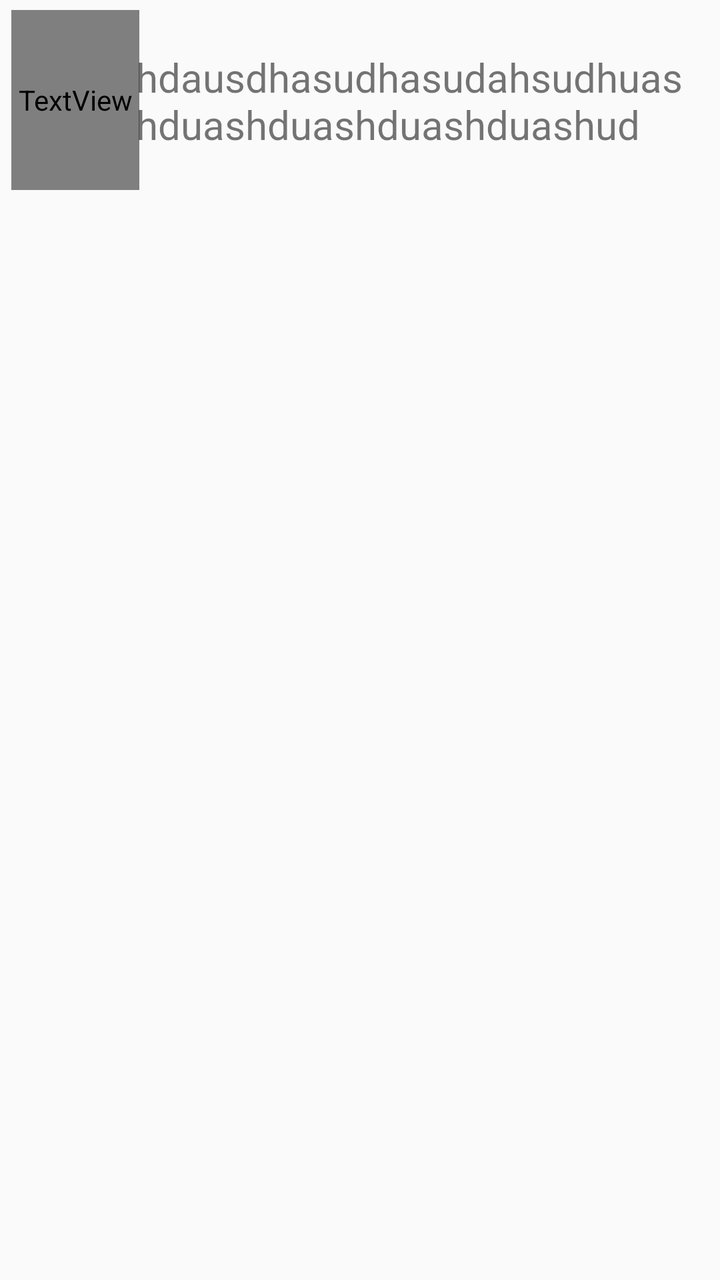
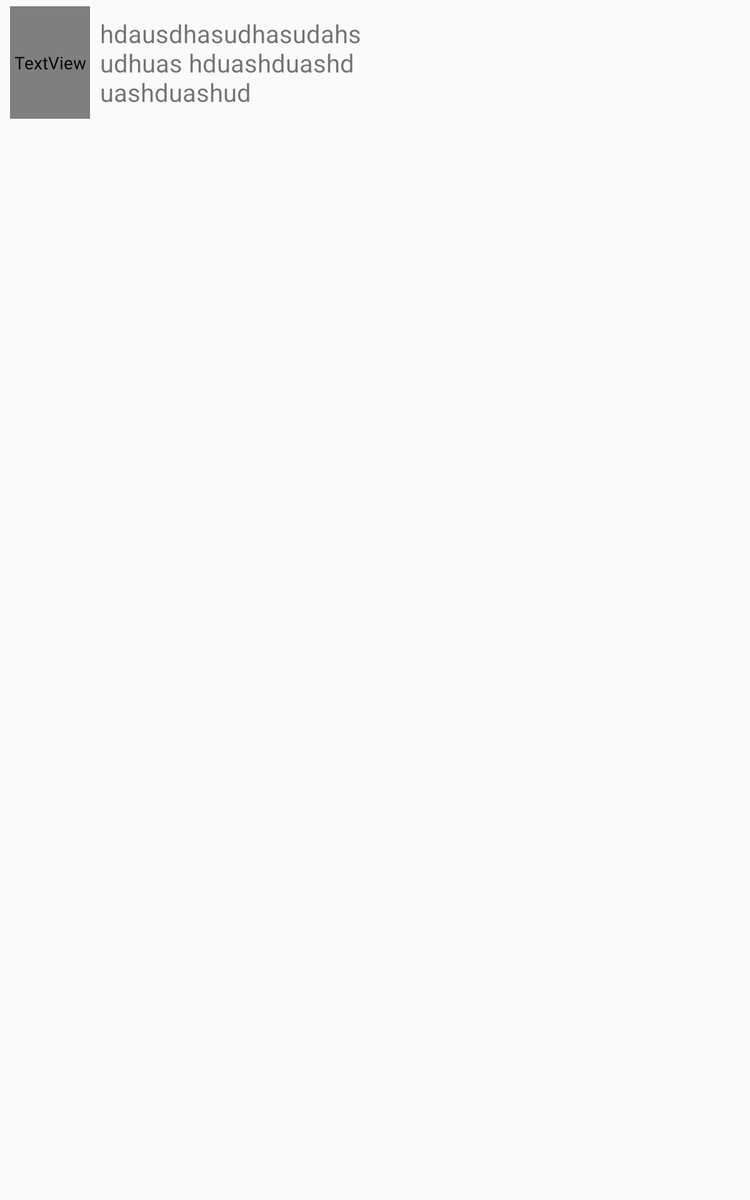

Compare how this app lays out the same screen by default and in its alternative resource folder. The renders come first, then the two layout files and the values they reference.
<!-- AndroidManifest.xml: application theme AppTheme -->
<!-- res/layout/step_row.xml -->
<?xml version="1.0" encoding="utf-8"?>
<FrameLayout
    xmlns:android="http://schemas.android.com/apk/res/android"
    xmlns:app="http://schemas.android.com/apk/res-auto"
    xmlns:tools="http://schemas.android.com/tools"
    android:layout_height="match_parent"
    android:layout_width="match_parent"
    android:background="?android:attr/selectableItemBackground">

    <android.support.constraint.ConstraintLayout xmlns:android="http://schemas.android.com/apk/res/android"
        xmlns:app="http://schemas.android.com/apk/res-auto"
        xmlns:tools="http://schemas.android.com/tools"
        android:orientation="vertical" android:layout_width="match_parent"
        android:layout_height="100dp">

        <TextView
            android:id="@+id/n_step"
            android:layout_width="64dp"
            android:layout_height="90dp"
            android:textColor="@color/steelblue"
            android:textSize="50sp"
            android:gravity="center"
            android:textAppearance="@style/TextAppearance.AppCompat.Title"
            app:layout_constraintTop_toTopOf="parent"
            android:layout_marginTop="8dp"
            app:layout_constraintBottom_toBottomOf="parent"
            android:layout_marginBottom="8dp"
            android:layout_marginStart="8dp"
            android:layout_marginLeft="8dp"
            app:layout_constraintLeft_toLeftOf="parent"
            app:layout_constraintRight_toLeftOf="@+id/step_description"
            android:layout_marginRight="8dp"
            app:layout_constraintHorizontal_bias="0.205" />

        <TextView
            android:id="@+id/step_description"
            android:text="hdausdhasudhasudahsudhuas hduashduashduashduashud"
            android:textSize="20sp"
            android:gravity="center_vertical"
            android:layout_width="284dp"
            android:layout_height="80dp"
            app:layout_constraintTop_toTopOf="parent"
            android:layout_marginTop="8dp"
            app:layout_constraintBottom_toBottomOf="parent"
            android:layout_marginBottom="8dp"
            android:layout_marginRight="8dp"
            app:layout_constraintRight_toRightOf="parent"
            app:layout_constraintVertical_bias="0.6" />

    </android.support.constraint.ConstraintLayout>

</FrameLayout>
<!-- resources referenced by this layout -->
<resources>
  <style name="AppTheme" parent="Theme.AppCompat.Light.DarkActionBar">
          
          <item name="colorPrimary">@color/colorPrimary</item>
          <item name="colorPrimaryDark">@color/colorPrimaryDark</item>
          <item name="colorAccent">@color/colorAccent</item>
      </style>
  <color name="colorPrimary">#4caf50</color>
  <color name="colorPrimaryDark">#087f23</color>
  <color name="colorAccent">#ffee58</color>
</resources>
<!-- res/layout-sw600dp/step_row.xml (the repository's variant of the layout above) -->
<!-- drawn on a 7-inch tablet held upright -->
<?xml version="1.0" encoding="utf-8"?>
<FrameLayout
    xmlns:android="http://schemas.android.com/apk/res/android"
    xmlns:app="http://schemas.android.com/apk/res-auto"
    xmlns:tools="http://schemas.android.com/tools"
    android:layout_height="match_parent"
    android:layout_width="300dp"
    android:background="?android:attr/selectableItemBackground">

<android.support.constraint.ConstraintLayout xmlns:android="http://schemas.android.com/apk/res/android"
    xmlns:app="http://schemas.android.com/apk/res-auto"
    xmlns:tools="http://schemas.android.com/tools"
    android:orientation="vertical" android:layout_width="match_parent"
    android:layout_height="100dp">

    <TextView
        android:id="@+id/n_step"
        android:layout_width="64dp"
        android:layout_height="90dp"
        android:textColor="@color/steelblue"
        android:textSize="50sp"
        android:gravity="center"
        android:textAppearance="@style/TextAppearance.AppCompat.Title"
        app:layout_constraintTop_toTopOf="parent"
        android:layout_marginTop="8dp"
        app:layout_constraintBottom_toBottomOf="parent"
        android:layout_marginBottom="8dp"
        android:layout_marginStart="8dp"
        android:layout_marginLeft="8dp"
        app:layout_constraintLeft_toLeftOf="parent" />

    <TextView
        android:id="@+id/step_description"
        android:text="hdausdhasudhasudahsudhuas hduashduashduashduashud"
        android:textSize="20sp"
        android:gravity="center_vertical"
        android:layout_width="214dp"
        android:layout_height="96dp"
        app:layout_constraintLeft_toRightOf="@+id/n_step"
        android:layout_marginLeft="8dp"
        app:layout_constraintTop_toTopOf="parent"
        android:layout_marginTop="8dp"
        app:layout_constraintBottom_toBottomOf="parent"
        android:layout_marginBottom="8dp"
        android:layout_marginRight="8dp"
        app:layout_constraintRight_toRightOf="parent"
        app:layout_constraintHorizontal_bias="0.0" />


</android.support.constraint.ConstraintLayout>

    </FrameLayout>
